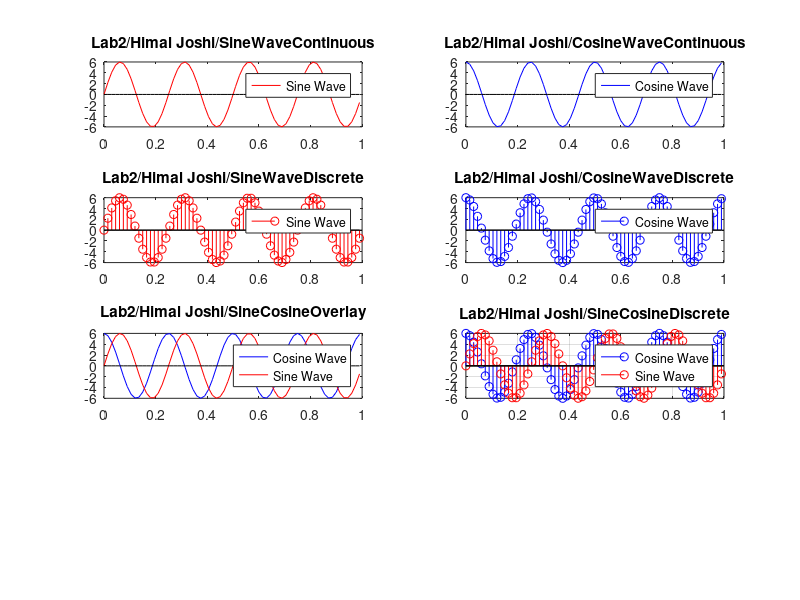

Write the MATLAB code that produced this figure.
a = 6;      
f = 4;       
t = 0:0.015:1;
y = a * sin(2 * pi * f * t);
yy = a * cos(2 * pi * f * t);
subplot(4,2,1)
plot(t, y, '-red')
hold on
plot(t, zeros(size(t)), '-black')
title('Lab2/Himal Joshi/SineWaveContinuous')
legend('Sine Wave')

subplot(4,2,2)
plot(t, yy, '-blue')
hold on
plot(t, zeros(size(t)), '-black')
title('Lab2/Himal Joshi/CosineWaveContinuous')
legend('Cosine Wave')

subplot(4,2,3)
stem(t, y, '-red')
hold on
plot(t, zeros(size(t)), '-black')
title('Lab2/Himal Joshi/SineWaveDiscrete')
legend('Sine Wave')

subplot(4,2,4)
stem(t, yy, '-blue')
hold on
plot(t, zeros(size(t)), '-black')
title('Lab2/Himal Joshi/CosineWaveDiscrete')
legend('Cosine Wave')

subplot(4,2,5)
plot(t, yy, '-blue')
hold on
plot(t, y, '-red')
hold on
plot(t, zeros(size(t)), '-black')
hold on 
title('Lab2/Himal Joshi/SineCosineOverlay')
legend('Cosine Wave', 'Sine Wave')

subplot(4,2,6)
stem(t, yy, '-blue')
hold on
stem(t, y, '-red')
hold on
plot(t, zeros(size(t)), '-black')
hold on 
title('Lab2/Himal Joshi/SineCosineDiscrete')
legend('Cosine Wave', 'Sine Wave')
grid on